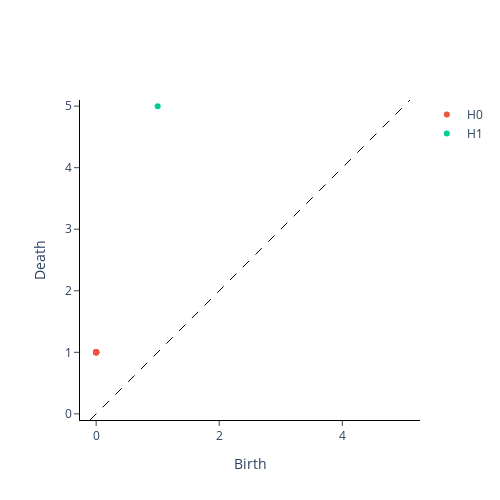

Notebook cell for this chart:
### Code cell
print(f"Persistence diagram is:\n ")
VietorisRipsPersistence(metric="precomputed").fit_transform_plot(X_ggd);

### Figure 1 — Plotly figure (JSON) as saved in the notebook; plotly's stock layout.template omitted (floating-point values rounded to 4 significant figures)
{"data": [{"hoverinfo": "none", "line": {"color": "black", "dash": "dash", "width": 1}, "mode": "lines", "showlegend": false, "type": "scatter", "x": [-0.1, 5.1], "y": [-0.1, 5.1]}, {"hoverinfo": "text", "hovertext": ["(0.0, 1.0), multiplicity: 14", "(0.0, 1.0), multiplicity: 14", "(0.0, 1.0), multiplicity: 14", "(0.0, 1.0), multiplicity: 14", "(0.0, 1.0), multiplicity: 14", "(0.0, 1.0), multiplicity: 14", "(0.0, 1.0), multiplicity: 14", "(0.0, 1.0), multiplicity: 14", "(0.0, 1.0), multiplicity: 14", "(0.0, 1.0), multiplicity: 14", "(0.0, 1.0), multiplicity: 14", "(0.0, 1.0), multiplicity: 14", "(0.0, 1.0), multiplicity: 14", "(0.0, 1.0), multiplicity: 14"], "mode": "markers", "name": "H0", "type": "scatter", "x": [0, 0, 0, 0, 0, 0, 0, 0, 0, 0, 0, 0, 0, 0], "y": [1, 1, 1, 1, 1, 1, 1, 1, 1, 1, 1, 1, 1, 1]}, {"hoverinfo": "text", "hovertext": ["(1.0, 5.0)"], "mode": "markers", "name": "H1", "type": "scatter", "x": [1], "y": [5]}], "layout": {"height": 500, "plot_bgcolor": "white", "width": 500, "xaxis": {"autorange": false, "exponentformat": "e", "linecolor": "black", "linewidth": 1, "mirror": false, "range": [-0.1, 5.1], "showexponent": "all", "showline": true, "side": "bottom", "ticks": "outside", "title": {"text": "Birth"}, "type": "linear", "zeroline": true}, "yaxis": {"autorange": false, "exponentformat": "e", "linecolor": "black", "linewidth": 1, "mirror": false, "range": [-0.1, 5.1], "scaleanchor": "x", "scaleratio": 1, "showexponent": "all", "showline": true, "side": "left", "ticks": "outside", "title": {"text": "Death"}, "type": "linear", "zeroline": true}}}
